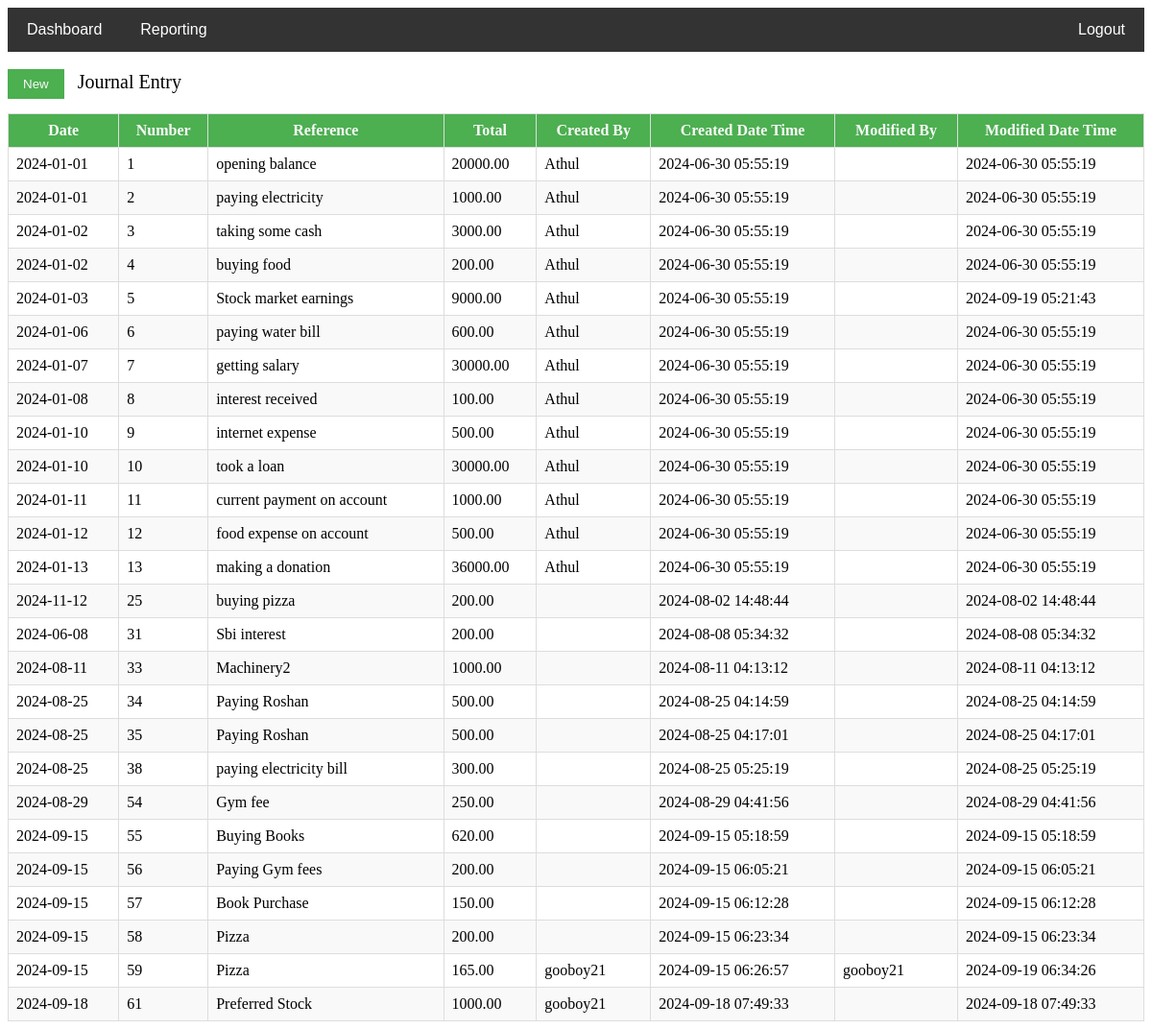
/jrnldisplaypgtest.php (signed in), run on the app's committed database.
### tables this page shows
CREATE TABLE `jrlmaster` (
  `EntryID` int(11) NOT NULL,
  `jdate` date DEFAULT NULL,
  `description` varchar(50) DEFAULT NULL,
  `createdBy` varchar(50) DEFAULT NULL,
  `createdDateTime` timestamp NOT NULL DEFAULT current_timestamp(),
  `modifiedBy` varchar(50) DEFAULT NULL,
  `modifiedDateTime` timestamp NOT NULL DEFAULT current_timestamp() ON UPDATE current_timestamp()
);

### jrnldisplaypgtest.php (the view, shortened to what this page needs)
<?php
$servername = "localhost";
$username = "root";
$password = "";
$dbname = "ac2";
$tableName = "jrlmaster";
$conn = new mysqli($servername, $username, $password, $dbname);
$t2 = "jrldetailed";
$sql = "SELECT jdate, $tableName.EntryID, $tableName.description, sum($t2.CreditAmount) AS 'Total', $tableName.createdBy, $tableName.createdDateTime, $tableName.modifiedBy, $tableName.modifiedDateTime FROM $tableName
INNER JOIN $t2 ON
$tableName.EntryID = $t2.EntryID group by $tableName.EntryID";
$result = $conn->query($sql);
?>
<!DOCTYPE html>
<html lang="en">
<head>
</head>
<body>
    <div class="navbar">
        <a href="Homepg.php">Dashboard</a>
        <div class="dropdown">
            <button class="dropbtn">Reporting
            </button>
        </div>
        <a href="logout.php">Logout</a>
    </div>
    <br>
    <div class="filter-buttons">
        <button onclick="redirectToPage()">New</button> <span style="font-size: 20px;">Journal Entry</span>
    </div>
    <table>
        <thead>
            <tr>
                <th>Date</th>
                <th>Number</th>
                <th>Reference</th>
                <th>Total</th>
                <th>Created By</th>
                <th>Created Date Time</th>
                <th>Modified By</th>
                <th>Modified Date Time</th>
            </tr>
        </thead>
        <tbody>
            <?php
            if ($result->num_rows > 0) {
                while ($row = $result->fetch_assoc()) {
                    echo "<tr data-href='EachJrnlpg3.php?EntryID=" . $row['EntryID'] . "'>
                            <td>" . $row["jdate"] . "</td>
                            <td>" . $row["EntryID"] . "</td>
                            <td>" . $row["description"] . "</td>
                            <td>" . $row["Total"] . "</td>
                            <td>" . $row["createdBy"] . "</td>
                            <td>" . $row["createdDateTime"] . "</td>
                            <td>" . $row["modifiedBy"] . "</td>
                            <td>" . $row["modifiedDateTime"] . "</td>
                          </tr>";
                }
            } else {
                echo "<tr><td colspan='8'>No results found</td></tr>";
            }
            ?>
        </tbody>
    </table>
</body>
</html>

### jrnldisplaypgtest.php (style rules this page uses)
table { width: 100%; border-collapse: collapse; }
thead { background-color: #4CAF50; }
th, td { border: 1px solid #ddd; padding: 8px; }
th { background-color: #4CAF50; color: #f9f9f9; }
tbody tr:nth-child(even) { background-color: #f9f9f9; }
.navbar { background-color: #333; overflow: hidden; display: flex; align-items: center; font-family: Arial, sans-serif; }
.navbar a, .navbar .dropbtn { color: white; text-align: center; padding: 14px 20px; text-decoration: none; font-size: 16px; }
.dropdown { overflow: hidden; }
.dropdown .dropbtn { border: none; outline: none; background-color: inherit; margin: 0; cursor: pointer; }
.navbar a:last-child { margin-left: auto; }
.filter-buttons { margin-bottom: 15px; }
.filter-buttons button { margin-right: 10px; padding: 8px 16px; background-color: #4CAF50; color: #f9f9f9; border: none; cursor: pointer; }

### data on the page
jrlmaster: jdate "2024-01-01", EntryID "1", description "opening balance", Total "20000.00", createdBy "Athul", createdDateTime "2024-06-30 05:55:19", modifiedDateTime "2024-06-30 05:55:19"
jrlmaster: jdate "2024-01-01", EntryID "2", description "paying electricity", Total "1000.00", createdBy "Athul", createdDateTime "2024-06-30 05:55:19", modifiedDateTime "2024-06-30 05:55:19"
jrlmaster: jdate "2024-01-02", EntryID "3", description "taking some cash", Total "3000.00", createdBy "Athul", createdDateTime "2024-06-30 05:55:19", modifiedDateTime "2024-06-30 05:55:19"
jrlmaster: jdate "2024-01-02", EntryID "4", description "buying food", Total "200.00", createdBy "Athul", createdDateTime "2024-06-30 05:55:19", modifiedDateTime "2024-06-30 05:55:19"
jrlmaster: jdate "2024-01-03", EntryID "5", description "Stock market earnings", Total "9000.00", createdBy "Athul", createdDateTime "2024-06-30 05:55:19", modifiedDateTime "2024-09-19 05:21:43"
jrlmaster: jdate "2024-01-06", EntryID "6", description "paying water bill", Total "600.00", createdBy "Athul", createdDateTime "2024-06-30 05:55:19", modifiedDateTime "2024-06-30 05:55:19"
jrlmaster: jdate "2024-01-07", EntryID "7", description "getting salary", Total "30000.00", createdBy "Athul", createdDateTime "2024-06-30 05:55:19", modifiedDateTime "2024-06-30 05:55:19"
jrlmaster: jdate "2024-01-08", EntryID "8", description "interest received", Total "100.00", createdBy "Athul", createdDateTime "2024-06-30 05:55:19", modifiedDateTime "2024-06-30 05:55:19"
jrlmaster: jdate "2024-01-10", EntryID "9", description "internet expense", Total "500.00", createdBy "Athul", createdDateTime "2024-06-30 05:55:19", modifiedDateTime "2024-06-30 05:55:19"
jrlmaster: jdate "2024-01-10", EntryID "10", description "took a loan", Total "30000.00", createdBy "Athul", createdDateTime "2024-06-30 05:55:19", modifiedDateTime "2024-06-30 05:55:19"
jrlmaster: jdate "2024-01-11", EntryID "11", description "current payment on account", Total "1000.00", createdBy "Athul", createdDateTime "2024-06-30 05:55:19", modifiedDateTime "2024-06-30 05:55:19"
jrlmaster: jdate "2024-01-12", EntryID "12", description "food expense on account", Total "500.00", createdBy "Athul", createdDateTime "2024-06-30 05:55:19", modifiedDateTime "2024-06-30 05:55:19"
jrlmaster: jdate "2024-01-13", EntryID "13", description "making a donation", Total "36000.00", createdBy "Athul", createdDateTime "2024-06-30 05:55:19", modifiedDateTime "2024-06-30 05:55:19"
jrlmaster: jdate "2024-11-12", EntryID "25", description "buying pizza", Total "200.00", createdDateTime "2024-08-02 14:48:44", modifiedDateTime "2024-08-02 14:48:44"
jrlmaster: jdate "2024-06-08", EntryID "31", description "Sbi interest", Total "200.00", createdDateTime "2024-08-08 05:34:32", modifiedDateTime "2024-08-08 05:34:32"
jrlmaster: jdate "2024-08-11", EntryID "33", description "Machinery2", Total "1000.00", createdDateTime "2024-08-11 04:13:12", modifiedDateTime "2024-08-11 04:13:12"
jrlmaster: jdate "2024-08-25", EntryID "34", description "Paying Roshan", Total "500.00", createdDateTime "2024-08-25 04:14:59", modifiedDateTime "2024-08-25 04:14:59"
jrlmaster: jdate "2024-08-25", EntryID "35", description "Paying Roshan", Total "500.00", createdDateTime "2024-08-25 04:17:01", modifiedDateTime "2024-08-25 04:17:01"
jrlmaster: jdate "2024-08-25", EntryID "38", description "paying electricity bill", Total "300.00", createdDateTime "2024-08-25 05:25:19", modifiedDateTime "2024-08-25 05:25:19"
jrlmaster: jdate "2024-08-29", EntryID "54", description "Gym fee", Total "250.00", createdDateTime "2024-08-29 04:41:56", modifiedDateTime "2024-08-29 04:41:56"
jrlmaster: jdate "2024-09-15", EntryID "55", description "Buying Books", Total "620.00", createdDateTime "2024-09-15 05:18:59", modifiedDateTime "2024-09-15 05:18:59"
jrlmaster: jdate "2024-09-15", EntryID "56", description "Paying Gym fees", Total "200.00", createdDateTime "2024-09-15 06:05:21", modifiedDateTime "2024-09-15 06:05:21"
jrlmaster: jdate "2024-09-15", EntryID "57", description "Book Purchase", Total "150.00", createdDateTime "2024-09-15 06:12:28", modifiedDateTime "2024-09-15 06:12:28"
jrlmaster: jdate "2024-09-15", EntryID "58", description "Pizza", Total "200.00", createdDateTime "2024-09-15 06:23:34", modifiedDateTime "2024-09-15 06:23:34"
jrlmaster: jdate "2024-09-15", EntryID "59", description "Pizza", Total "165.00", createdBy "gooboy21", createdDateTime "2024-09-15 06:26:57", modifiedBy "gooboy21", modifiedDateTime "2024-09-19 06:34:26"
jrlmaster: jdate "2024-09-18", EntryID "61", description "Preferred Stock", Total "1000.00", createdBy "gooboy21", createdDateTime "2024-09-18 07:49:33", modifiedDateTime "2024-09-18 07:49:33"
